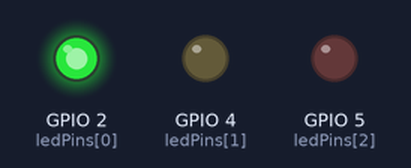
Recording of a sketch running on a simulated ESP32. Parts: output pins drawn as LEDs (lit = HIGH).

Above: at 0.2 s.
At 1.2 s:
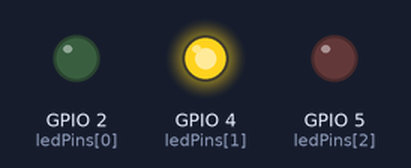
At 2.2 s:
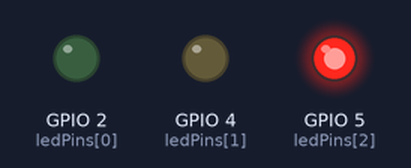
At 5.7 s:
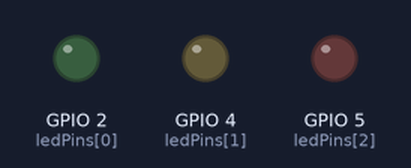
Timing chart, 0 to 6.9 s (numbered marks = the images above):
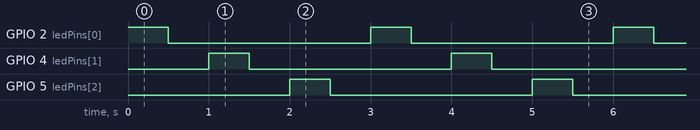

Measured:
- by itself, GPIO 2 (ledPins[0]), GPIO 4 (ledPins[1]), GPIO 5 (ledPins[2]): alternates HIGH for 0.50 s and LOW for 2.5 s
- by itself, everything shown: repeats every 3.0 s, in 6 steps

The sketch:

sketch.ino
```cpp
const int ledPins[] = {2, 4, 5};
const int numLeds = sizeof(ledPins) / sizeof(ledPins[0]);
const int espera = 500;

void setup() {
  for (int contador = 0; contador < numLeds; contador++){
    pinMode(ledPins[contador], OUTPUT);
  }
}

void loop() {
    for(int contador = 0; contador < numLeds; contador++){
      digitalWrite(ledPins[contador], HIGH);
      delay(espera);
      digitalWrite(ledPins[contador], LOW);
      delay(espera);
    }

}
```
